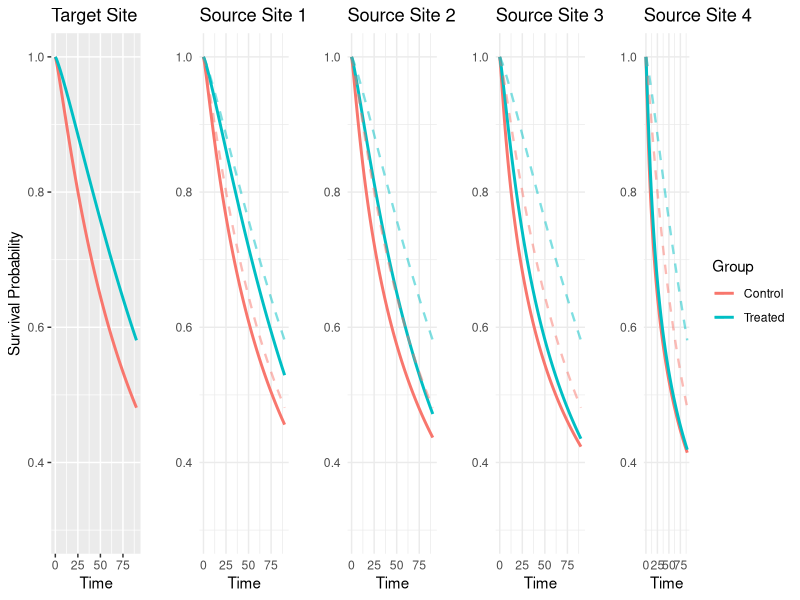
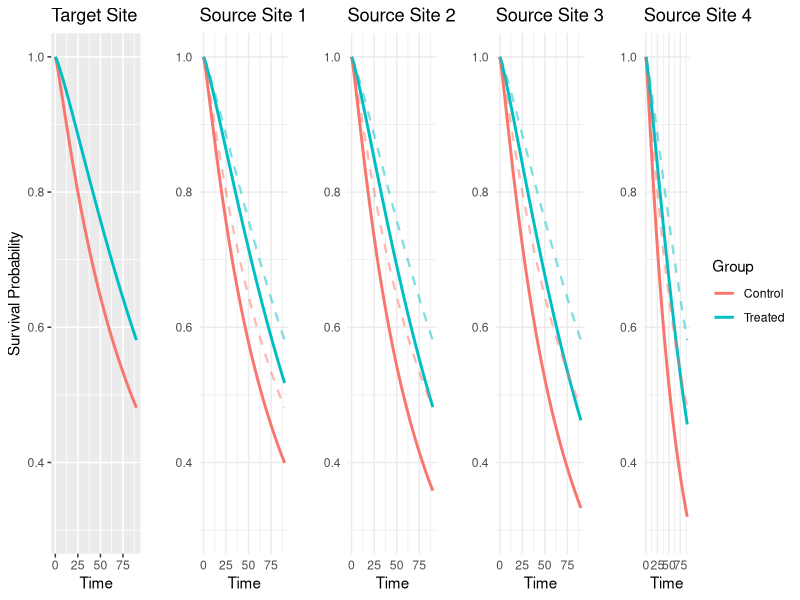

Source code (R) for these figures, in order:
library(ggplot2)
library(gridExtra)
set.seed(20260704)

N <- 10^5
r <- 0
X1 <- x1 <- 33*rbeta(sum(N), shape1=1.1-0.05*r, shape2=1.1+0.2*r) + 9 + 2*r
X2 <- 52*rbeta(sum(N), shape1=1.5+(x1+0.5*r)/20, shape2=4+2*r) + 7 + 2*r 
X3 <- (4+2*r)*rbeta(sum(N), shape1=1.5+abs(x1-50+3*r)/20, shape2=3+0.1*r)

rho <- 1.2
lambda <- 0.6
t <- 0:90
p.survs <- list()
delta.t <- -0.36-0.1*(X1-25)+0.05*(X2-25)+0.05*(X3-2) 
ph.t.0 <- exp(-5.02+0.1*(X1-25)-0.1*(X2-25)+0.05*(X3-2))
ph.t.1 <- exp(-5.02+0.1*(X1-25)-0.1*(X2-25)+0.05*(X3-2) + delta.t)

S0_baseline <- sapply(t, function(time) mean(exp(-ph.t.0 * lambda * time^rho)))
S1_baseline <- sapply(t, function(time) mean(exp(-ph.t.1 * lambda * time^rho)))

baseline_data <- data.frame(
  Time = rep(t, 2),
  Survival = c(S0_baseline, S1_baseline),
  Group = rep(c("Control", "Treated"), each = length(t))
)

p.survs[[1]] <- ggplot(baseline_data, aes(x=Time, y=Survival, color=Group)) +
  geom_line(size=1) + ylim(0.3,1) + 
  labs(title="Target Site", x="Time", y="Survival Probability") +
  theme(legend.position="none")

for(D.T in 1:3) {
  delta.t <- -0.36 - 0.1*(X1-25) + 0.05*(X2-25) + 0.05*(X3-2) + D.T*0.02*(X1+X3-25)
  ph.t.0 <- exp(-5.02 + 0.1*(X1-25) - 0.1*(X2-25) + 0.05*(X3-2) - D.T*0.03*(X3 - X1 + 20))
  ph.t.1 <- exp(-5.02 + 0.1*(X1-25) - 0.1*(X2-25) + 0.05*(X3-2) - D.T*0.03*(X3 - X1 + 20) + delta.t)
  
  S0 <- sapply(t, function(time) mean(exp(-ph.t.0 * lambda * time^rho)))
  S1 <- sapply(t, function(time) mean(exp(-ph.t.1 * lambda * time^rho)))
  
  survival_data <- data.frame(
    Time = rep(t, 2),
    Survival = c(S0, S1),
    Group = rep(c("Control", "Treated"), each = length(t))
  )
  
  p.survs[[D.T+1]] <- ggplot() +
    geom_line(data=survival_data, aes(x=Time, y=Survival, color=Group), size=1) +
    geom_line(data=baseline_data, aes(x=Time, y=Survival, group=Group, color=Group), 
              linetype="dashed", alpha=0.5, size=0.8) +
    ylim(0.3,1) +
    labs(title=paste0("Source Site ", D.T), x="Time", y="") +
    theme_minimal() + theme(legend.position="none")
}

D.T <- 4
delta.t <- -0.36 - 0.1*(X1-25) + 0.05*(X2-25) + 0.05*(X3-2) + D.T*0.02*(X1+X3-25)
ph.t.0 <- exp(-5.02 + 0.1*(X1-25) - 0.1*(X2-25) + 0.05*(X3-2) - D.T*0.03*(X3 - X1 + 20))
ph.t.1 <- exp(-5.02 + 0.1*(X1-25) - 0.1*(X2-25) + 0.05*(X3-2) - D.T*0.03*(X3 - X1 + 20) + delta.t)

S0 <- sapply(t, function(time) mean(exp(-ph.t.0 * lambda * time^rho)))
S1 <- sapply(t, function(time) mean(exp(-ph.t.1 * lambda * time^rho)))

survival_data <- data.frame(
  Time = rep(t, 2),
  Survival = c(S0, S1),
  Group = rep(c("Control", "Treated"), each = length(t))
)

p.survs[[D.T+1]] <- ggplot() +
  geom_line(data=survival_data, aes(x=Time, y=Survival, color=Group), size=1) +
  geom_line(data=baseline_data, aes(x=Time, y=Survival, group=Group, color=Group), 
            linetype="dashed", alpha=0.5, size=0.8) +
  ylim(0.3,1) + 
  labs(title=paste0("Source Site ", D.T),
       x="Time",
       y="",
       color="Group") +
  theme_minimal()

pdf("surv_curves_ls.pdf", height=2.5, width=15)
grid.arrange(p.survs[[1]], p.survs[[2]], p.survs[[3]], p.survs[[4]], p.survs[[5]], 
             nrow=1, widths=c(1,1,1,1,1.4))
dev.off()


#### Covariate shift
N <- 10^5
r <- 0
X1 <- x1 <- 33*rbeta(sum(N), shape1=1.1-0.05*r, shape2=1.1+0.2*r) + 9 + 2*r
X2 <- 52*rbeta(sum(N), shape1=1.5+(x1+0.5*r)/20, shape2=4+2*r) + 7 + 2*r 
X3 <- (4+2*r)*rbeta(sum(N), shape1=1.5+abs(x1-50+3*r)/20, shape2=3+0.1*r)

rho <- 1.2
lambda <- 0.6
t <- 0:90
p.survs <- list()
delta.t <- -0.36-0.1*(X1-25)+0.05*(X2-25)+0.05*(X3-2) 
ph.t.0 <- exp(-5.02+0.1*(X1-25)-0.1*(X2-25)+0.05*(X3-2))
ph.t.1 <- exp(-5.02+0.1*(X1-25)-0.1*(X2-25)+0.05*(X3-2) + delta.t)

S0 <- sapply(t, function(time) mean(exp(-ph.t.0*lambda*time^rho)))
S1 <- sapply(t, function(time) mean(exp(-ph.t.1*lambda*time^rho)))

survival_data <- data.frame(
  Time=rep(t, 2),
  Survival=c(S0, S1),
  Group=rep(c("Control", "Treated"), each=length(t))
)

ggplot(survival_data, aes(x=Time, y=Survival, color=Group)) +
  geom_line(size=1) + ylim(0.3,1) + 
  labs(title=paste0("Target Site"),
       x="Time",
       y="Survival Probability") +
  theme(legend.position="none") -> p.survs[[1]]

for(r in 1:3) {
  X1 <- x1 <- 33*rbeta(sum(N), shape1=1.1-0.05*r, shape2=1.1+0.2*r) + 9 + 2*r
  X2 <- 52*rbeta(sum(N), shape1=1.5+(x1+0.5*r)/20, shape2=4+2*r) + 7 + 2*r 
  X3 <- (4+2*r)*rbeta(sum(N), shape1=1.5+abs(x1-50+3*r)/20, shape2=3+0.1*r)
  delta.t <- -0.36-0.1*(X1-25)+0.05*(X2-25)+0.05*(X3-2)
  ph.t.0 <- exp(-5.02+0.1*(X1-25)-0.1*(X2-25)+0.05*(X3-2))
  ph.t.1 <- exp(-5.02+0.1*(X1-25)-0.1*(X2-25)+0.05*(X3-2) + delta.t)
  
  S0 <- sapply(t, function(time) mean(exp(-ph.t.0*lambda*time^rho)))
  S1 <- sapply(t, function(time) mean(exp(-ph.t.1*lambda*time^rho)))
  
  survival_data <- data.frame(
    Time=rep(t, 2),
    Survival=c(S0, S1),
    Group=rep(c("Control", "Treated"), each=length(t))
  )
  
  p.survs[[r+1]] <- ggplot() +
    geom_line(data=survival_data, aes(x=Time, y=Survival, color=Group), size=1) +
    geom_line(data=baseline_data, aes(x=Time, y=Survival, group=Group, color=Group), 
              linetype="dashed", alpha=0.5, size=0.8) +
    ylim(0.3,1) +
    labs(title=paste0("Source Site ", r), x="Time", y="") +
    theme_minimal() + theme(legend.position="none") 
}

r <- 4
X1 <- x1 <- 33*rbeta(sum(N), shape1=1.1-0.05*r, shape2=1.1+0.2*r) + 9 + 2*r
X2 <- 52*rbeta(sum(N), shape1=1.5+(x1+0.5*r)/20, shape2=4+2*r) + 7 + 2*r 
X3 <- (4+2*r)*rbeta(sum(N), shape1=1.5+abs(x1-50+3*r)/20, shape2=3+0.1*r)
delta.t <- -0.36-0.1*(X1-25)+0.05*(X2-25)+0.05*(X3-2)
ph.t.0 <- exp(-5.02+0.1*(X1-25)-0.1*(X2-25)+0.05*(X3-2))
ph.t.1 <- exp(-5.02+0.1*(X1-25)-0.1*(X2-25)+0.05*(X3-2) + delta.t)

S0 <- sapply(t, function(time) mean(exp(-ph.t.0*lambda*time^rho)))
S1 <- sapply(t, function(time) mean(exp(-ph.t.1*lambda*time^rho)))

survival_data <- data.frame(
  Time=rep(t, 2),
  Survival=c(S0, S1),
  Group=rep(c("Control", "Treated"), each=length(t))
)

p.survs[[r+1]] <- ggplot() +
  geom_line(data=survival_data, aes(x=Time, y=Survival, color=Group), size=1) +
  geom_line(data=baseline_data, aes(x=Time, y=Survival, group=Group, color=Group), 
            linetype="dashed", alpha=0.5, size=0.8) +
  ylim(0.3,1) +
  labs(title=paste0("Source Site ", 4), x="Time", y="") +
  theme_minimal() 

pdf("surv_curves_covs.pdf", height=2.5, width=15)
grid.arrange(p.survs[[1]], p.survs[[2]], p.survs[[3]], p.survs[[4]], 
             p.survs[[5]], nrow=1, widths=c(1,1,1,1,1.4))
dev.off()
